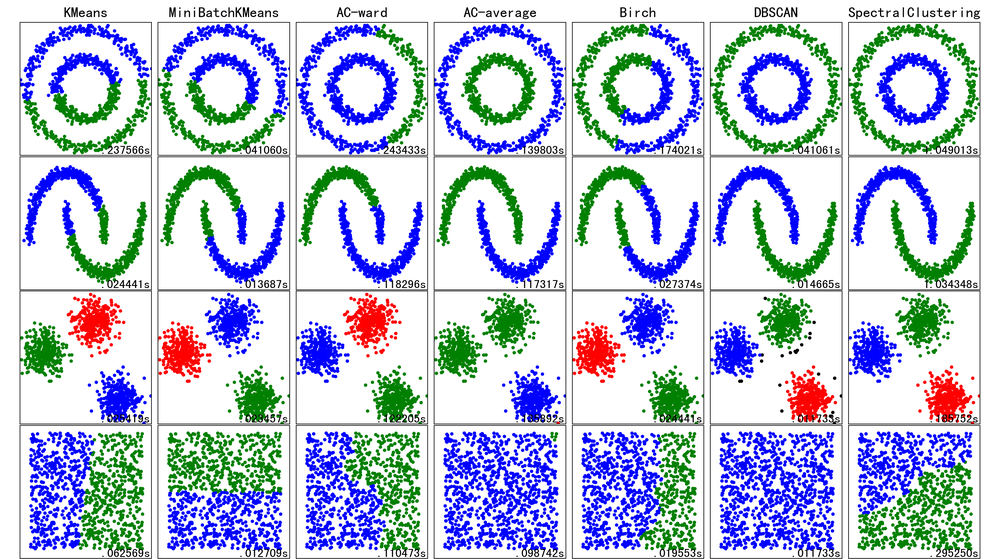
#> input picture scikit_learn/datas/ai111.png, 1000 x 559 px, shrunk from 3400 x 1900 before the run
$ python image_compress.py   (older library calls are emulated)
#> lines starting #> are read from the running program, lines starting #| are printed output that depends on the picture
#!/usr/bin/env python
# -*- coding: utf-8 -*-
"""
__title__ = '图片压缩'
__author__ = 'BfireLai'
__mtime__ = '2018/7/12'
"""

import numpy as np
import matplotlib as mpl
import matplotlib.pyplot as plt

#图像的读写显库
from PIL import Image
from time import time
from scipy import misc

from sklearn.cluster import KMeans
#计算点与点之间最小距离，然后将点组成key/value键值对
from sklearn.datasets import load_sample_image
from sklearn.metrics import pairwise_distances_argmin
from sklearn.utils import shuffle

#设置字符集,防止中文乱码
mpl.rcParams['font.family'] = 'sans-serif'
mpl.rcParams['font.sans-serif'] = 'SimHei'
mpl.rcParams['axes.unicode_minus'] = False

n_colors = 32

#读取图片，加载图片数据
image = Image.open('datas/ai111.png')
#> image is the input picture: PIL image 1000x559 RGBA; mean R, G, B, A 190.8, 199.1, 219.4, 255
#将数据转换为rgb 的百分比，变成0-1之间的值
image = np.array(image, dtype=np.float64) / 255
#> image: shape (559, 1000, 4) float64
#获取图片数据的维度、形状（长、宽、像素）
#彩色图片是三维 黑白是二维
original_shape= tuple(image.shape)
#> original_shape = (559, 1000, 4)
print('original_shape', original_shape)
#| original_shape (559, 1000, 4)
shape_size = len(original_shape)
#> shape_size = 3
print('图片维度', shape_size)
#| 图片维度 3

#d设置为1是为了黑白图片的显示
w, h, d = original_shape[0], original_shape[1], 1
#> w = 559; h = 1000; d = 1
if shape_size == 3:
	d = original_shape[2]
#> d = 4

#将图片数据设置为二维
image_v = np.reshape(image, (w * h, d))
#顺序打乱后取前面10000个点 相当于随机抽样
image_v_sample = shuffle(image_v, random_state=28)[:10000]
print(image_v_sample)
#> (printed output is left out)

#算法构建
t0 = time()
k_means = KMeans(n_clusters=n_colors, random_state=28)
k_means.fit(image_v_sample)
print('模型构建-消耗时间：%.3fs'%(time() - t0))

#进行算法数据预测，得到图片对应所有的聚类类别信息
t0 = time()
labels = k_means.predict(image_v)
print('算法模型预测-消耗时间：%.3fs'% (time() - t0))

#进行随机数据抽取，得到图片对象的聚类的类别信息
t0 = time()
#随机排序 随机选择簇中心点
codebook_random = shuffle(image_v, random_state=28)[: n_colors]
#> codebook_random = 32 rows, first 6: [0.0235, 0.0235, 1, 1], [1, 1, 1, 1], [0.098, 0.541, 0.098, 1], [0.00392, 0.502, 0.00392, 1], [0.984, 0.992, 0.984, 1], [1, 1, 1, 1]
labels_random = pairwise_distances_argmin(image_v, codebook_random)#计算两点最小距离
print('随机数据预测消耗时间：%.3fs'% (time() - t0))

"""
重新构建一个图片数据(压缩图片数据)
codebook：各个类别的具体像素值集合(聚类中心/簇中心/类别中心)
labels：原始图片各个像素点的类别集合
w: 原始/新图片宽度
h：原始/新图片高度
"""


def recreate_image(codebook, labels, w, h):
	"""Recreate the (compressed) image from the code book & labels"""
#> called with codebook = array of shape (32, 4), labels = array of shape (559000,), w = 559, h = 1000
	d = codebook.shape[1]
	image = np.zeros((w, h, d))
	label_idx = 0 #第几个原始图像的像素点
	for i in range(w):
		for j in range(h):
			#获取原始数据像素点对应的类别中心点坐标
            # 再根据中心点坐标获取对应的像素值
			image[i][j] = codebook[labels[label_idx]]
			label_idx += 1
#> after the loop, label_idx = 559000
	return image

##图片显示
plt.figure('原始图片', facecolor='w')
plt.clf()
ax = plt.axes([0, 0, 1, 1])
plt.axis('off')
if d == 1:
	plt.imshow(image, cmap=plt.cm.gray)
else:
	plt.imshow(image)

plt.figure('k-means算法压缩图片', facecolor='w')
plt.clf()
ax = plt.axes([0, 0, 1, 1])
plt.axis('off')
km_image = recreate_image(k_means.cluster_centers_, labels, w, h)

km_image.shape = original_shape
if d == 1:
	plt.imshow(km_image, cmap=plt.cm.gray)
else:
	plt.imshow(km_image)

plt.figure('随机抽取像素点压缩图片', facecolor='w')
plt.clf()
ax = plt.axes([0, 0, 1, 1])
plt.axis('off')
random_image = recreate_image(codebook_random, labels_random, w, h)
#> call 2 of recreate_image, with codebook = array of shape (32, 4), labels = array of shape (559000,), w = 559, h = 1000
#> after the loop in recreate_image (call 2), `for i in range(w):`:
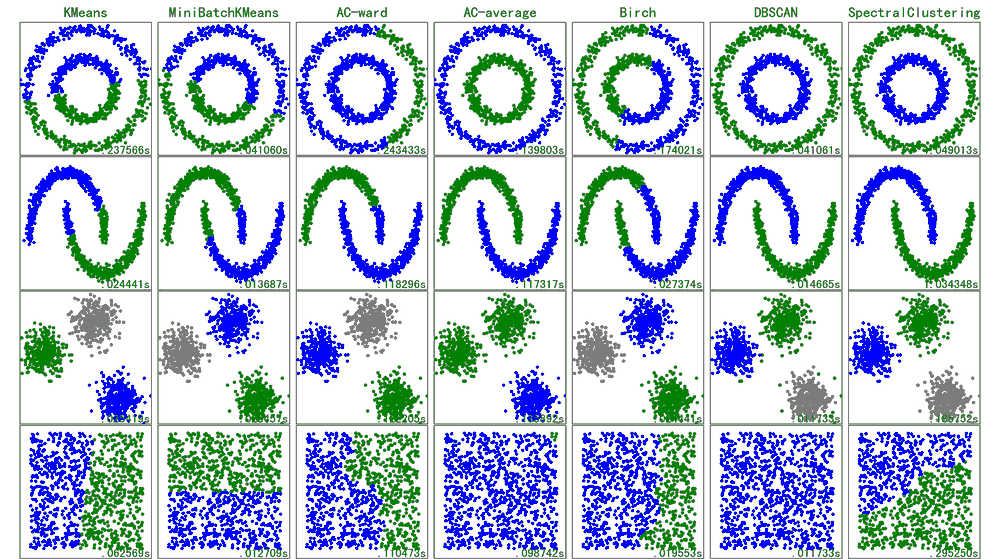
#> image: shape (559, 1000, 4) float64; mean of channels 0, 1, 2, 3 0.74, 0.789, 0.861, 1; drawn as R, G, B
random_image.shape = original_shape
if d == 1:
	plt.imshow(random_image, cmap=plt.cm.gray)
else:
	plt.imshow(random_image)

plt.show()
misc.imsave('datas/result_1_original.png', image)
misc.imsave('datas/result_2_km.png', km_image)
misc.imsave('datas/result_3_random.png', random_image)
